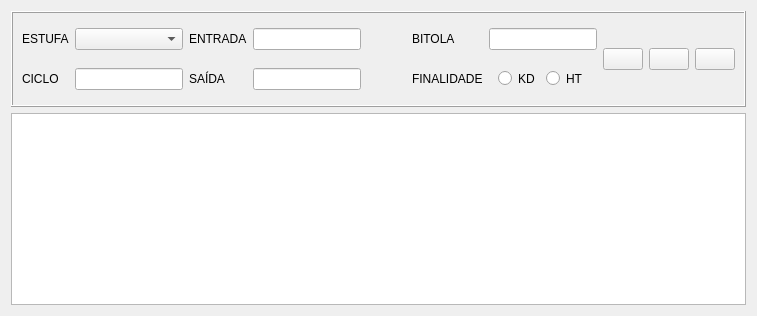
          <widget class="QWidget" name="page_history_cycle">
           <layout class="QVBoxLayout" name="verticalLayout_7">
            <item>
             <widget class="QFrame" name="frame_7">
              <property name="sizePolicy">
               <sizepolicy hsizetype="Preferred" vsizetype="Fixed">
                <horstretch>0</horstretch>
                <verstretch>0</verstretch>
               </sizepolicy>
              </property>
              <property name="minimumSize">
               <size>
                <width>0</width>
                <height>0</height>
               </size>
              </property>
              <property name="maximumSize">
               <size>
                <width>16777215</width>
                <height>16777215</height>
               </size>
              </property>
              <property name="frameShape">
               <enum>QFrame::Box</enum>
              </property>
              <property name="frameShadow">
               <enum>QFrame::Raised</enum>
              </property>
              <layout class="QHBoxLayout" name="horizontalLayout_9">
               <item>
                <layout class="QGridLayout" name="gridLayout_5" rowstretch="0,0,0" rowminimumheight="34,34,0">
                 <property name="sizeConstraint">
                  <enum>QLayout::SetDefaultConstraint</enum>
                 </property>
                 <property name="verticalSpacing">
                  <number>6</number>
                 </property>
                 <item row="1" column="9" rowspan="2">
                  <widget class="QLabel" name="label_36">
                   <property name="sizePolicy">
                    <sizepolicy hsizetype="Preferred" vsizetype="Preferred">
                     <horstretch>0</horstretch>
                     <verstretch>0</verstretch>
                    </sizepolicy>
                   </property>
                   <property name="text">
                    <string>FINALIDADE</string>
                   </property>
                  </widget>
                 </item>
                 <item row="1" column="4" rowspan="2">
                  <widget class="QLineEdit" name="lineEdit_16"/>
                 </item>
                 <item row="0" column="4">
                  <widget class="QLineEdit" name="lineEdit_9"/>
                 </item>
                 <item row="0" column="10">
                  <widget class="QLineEdit" name="lineEdit_17"/>
                 </item>
                 <item row="0" column="2" colspan="2">
                  <widget class="QLabel" name="label_32">
                   <property name="text">
                    <string>ENTRADA</string>
                   </property>
                  </widget>
                 </item>
                 <item row="1" column="2" rowspan="2" colspan="2">
                  <widget class="QLabel" name="label_33">
                   <property name="sizePolicy">
                    <sizepolicy hsizetype="Preferred" vsizetype="Preferred">
                     <horstretch>0</horstretch>
                     <verstretch>0</verstretch>
                    </sizepolicy>
                   </property>
                   <property name="text">
                    <string>SAÍDA</string>
                   </property>
                  </widget>
                 </item>
                 <item row="0" column="0">
                  <widget class="QLabel" name="label_34">
                   <property name="sizePolicy">
                    <sizepolicy hsizetype="Preferred" vsizetype="Preferred">
                     <horstretch>0</horstretch>
                     <verstretch>0</verstretch>
                    </sizepolicy>
                   </property>
                   <property name="text">
                    <string>ESTUFA</string>
                   </property>
                  </widget>
                 </item>
                 <item row="0" column="9">
                  <widget class="QLabel" name="label_35">
                   <property name="text">
                    <string>BITOLA</string>
                   </property>
                  </widget>
                 </item>
                 <item row="1" column="0" rowspan="2">
                  <widget class="QLabel" name="label_31">
                   <property name="sizePolicy">
                    <sizepolicy hsizetype="Preferred" vsizetype="Preferred">
                     <horstretch>0</horstretch>
                     <verstretch>0</verstretch>
                    </sizepolicy>
                   </property>
                   <property name="maximumSize">
                    <size>
                     <width>16777215</width>
                     <height>16777215</height>
                    </size>
                   </property>
                   <property name="text">
                    <string>CICLO</string>
                   </property>
                  </widget>
                 </item>
                 <item row="0" column="1">
                  <widget class="QComboBox" name="comboBox_7"/>
                 </item>
                 <item row="1" column="1" rowspan="2">
                  <widget class="QLineEdit" name="lineEdit_7"/>
                 </item>
                 <item row="1" column="10" rowspan="2">
                  <widget class="QGroupBox" name="groupBox_3">
                   <property name="sizePolicy">
                    <sizepolicy hsizetype="Preferred" vsizetype="Fixed">
                     <horstretch>0</horstretch>
                     <verstretch>0</verstretch>
                    </sizepolicy>
                   </property>
                   <property name="minimumSize">
                    <size>
                     <width>0</width>
                     <height>0</height>
                    </size>
                   </property>
                   <property name="maximumSize">
                    <size>
                     <width>16777215</width>
                     <height>16777215</height>
                    </size>
                   </property>
                   <property name="styleSheet">
                    <string notr="true">border:none</string>
                   </property>
                   <property name="title">
                    <string/>
                   </property>
                   <layout class="QHBoxLayout" name="horizontalLayout_10">
                    <item>
                     <widget class="QRadioButton" name="radioButton_5">
                      <property name="sizePolicy">
                       <sizepolicy hsizetype="Minimum" vsizetype="Fixed">
                        <horstretch>0</horstretch>
                        <verstretch>0</verstretch>
                       </sizepolicy>
                      </property>
                      <property name="text">
                       <string>KD</string>
                      </property>
                     </widget>
                    </item>
                    <item>
                     <widget class="QRadioButton" name="radioButton_6">
                      <property name="text">
                       <string>HT</string>
                      </property>
                     </widget>
                    </item>
                   </layout>
                  </widget>
                 </item>
                 <item row="1" column="5" rowspan="2" colspan="4">
                  <widget class="QPushButton" name="bt_calendar_start_date_5">
                   <property name="sizePolicy">
                    <sizepolicy hsizetype="Fixed" vsizetype="Fixed">
                     <horstretch>0</horstretch>
                     <verstretch>0</verstretch>
                    </sizepolicy>
                   </property>
                   <property name="cursor">
                    <cursorShape>PointingHandCursor</cursorShape>
                   </property>
                   <property name="toolTip">
                    <string>CALENDÁRIO</string>
                   </property>
                   <property name="styleSheet">
                    <string notr="true">padding: 0px; margin: 0px</string>
                   </property>
                   <property name="text">
                    <string/>
                   </property>
                   <property name="icon">
                    <iconset>
                     <normaloff>../assets/calendar-32.png</normaloff>../assets/calendar-32.png</iconset>
                   </property>
                   <property name="iconSize">
                    <size>
                     <width>25</width>
                     <height>25</height>
                    </size>
                   </property>
                   <property name="flat">
                    <bool>true</bool>
                   </property>
                  </widget>
                 </item>
                 <item row="0" column="5" colspan="4">
                  <widget class="QPushButton" name="bt_calendar_start_date_2">
                   <property name="sizePolicy">
                    <sizepolicy hsizetype="Fixed" vsizetype="Fixed">
                     <horstretch>0</horstretch>
                     <verstretch>0</verstretch>
                    </sizepolicy>
                   </property>
                   <property name="cursor">
                    <cursorShape>PointingHandCursor</cursorShape>
                   </property>
                   <property name="toolTip">
                    <string>CALENDÁRIO</string>
                   </property>
                   <property name="styleSheet">
                    <string notr="true">padding: 0; margin: 0 5px 0 0</string>
                   </property>
                   <property name="text">
                    <string/>
                   </property>
                   <property name="icon">
                    <iconset>
                     <normaloff>../assets/calendar-32.png</normaloff>../assets/calendar-32.png</iconset>
                   </property>
                   <property name="iconSize">
                    <size>
                     <width>25</width>
                     <height>25</height>
                    </size>
                   </property>
                   <property name="flat">
                    <bool>true</bool>
                   </property>
                  </widget>
                 </item>
                </layout>
               </item>
               <item>
                <widget class="QPushButton" name="bt_search_cycle_history">
                 <property name="text">
                  <string/>
                 </property>
                 <property name="icon">
                  <iconset resource="resource.qrc">
                   <normaloff>:/icons/assets/search-32.png</normaloff>:/icons/assets/search-32.png</iconset>
                 </property>
                 <property name="iconSize">
                  <size>
                   <width>32</width>
                   <height>32</height>
                  </size>
                 </property>
                 <property name="shortcut">
                  <string>Enter</string>
                 </property>
                </widget>
               </item>
               <item>
                <widget class="QPushButton" name="bt_clear_cycle_history">
                 <property name="text">
                  <string/>
                 </property>
                 <property name="icon">
                  <iconset resource="resource.qrc">
                   <normaloff>:/icons/assets/erase-32.png</normaloff>:/icons/assets/erase-32.png</iconset>
                 </property>
                 <property name="iconSize">
                  <size>
                   <width>32</width>
                   <height>32</height>
                  </size>
                 </property>
                 <property name="shortcut">
                  <string>Enter</string>
                 </property>
                </widget>
               </item>
               <item>
                <widget class="QPushButton" name="bt_edit_cycle_history">
                 <property name="text">
                  <string/>
                 </property>
                 <property name="icon">
                  <iconset resource="resource.qrc">
                   <normaloff>:/icons/assets/edit-32.png</normaloff>:/icons/assets/edit-32.png</iconset>
                 </property>
                 <property name="iconSize">
                  <size>
                   <width>32</width>
                   <height>32</height>
                  </size>
                 </property>
                 <property name="shortcut">
                  <string>Enter</string>
                 </property>
                </widget>
               </item>
              </layout>
             </widget>
            </item>
            <item>
             <widget class="QTableView" name="tableView_2"/>
            </item>
           </layout>
          </widget>
